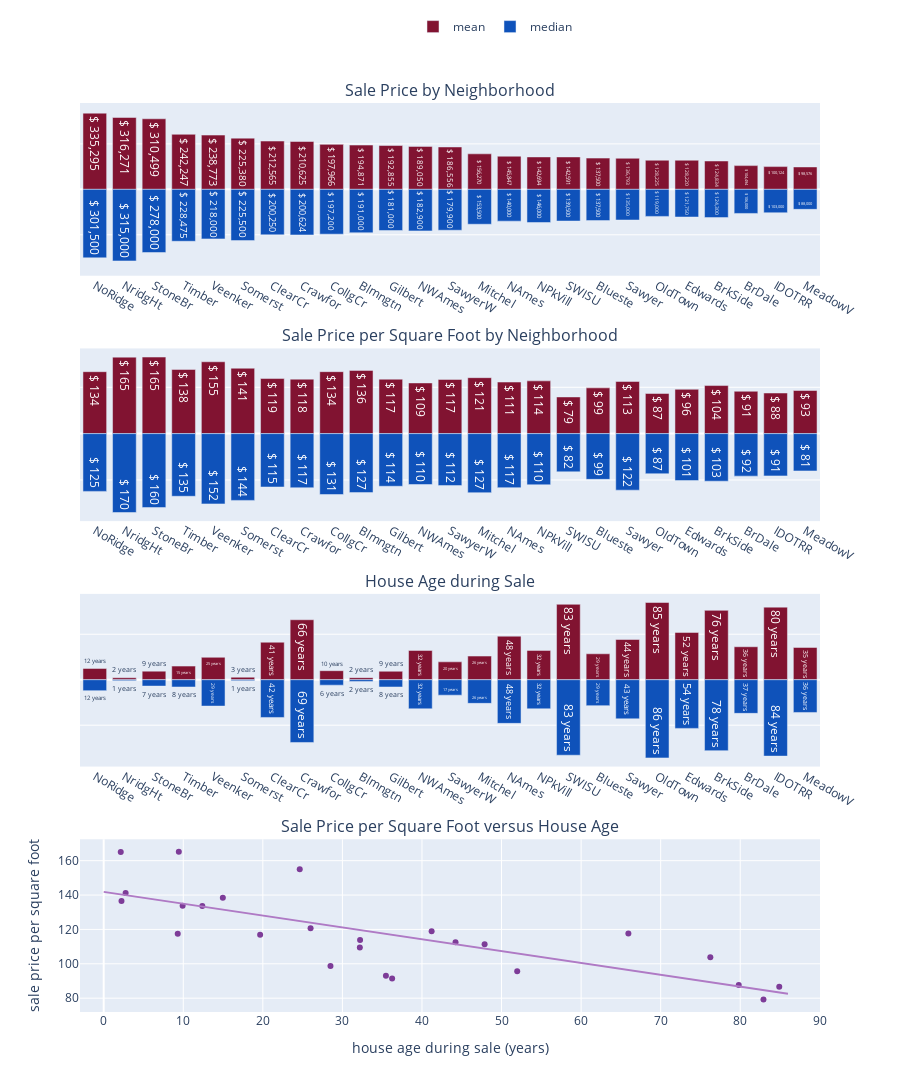

Write notebook code for a chart like this one.
### Code cell
linregress_result = linregress(x=house_neighborhood[("age_sold", "mean")], y=house_neighborhood["mean_scaled"])
linregress_result

dummy_x = [val for val in range(87)]
dummy_y = [linregress_result[0]*val + linregress_result[1] for val in dummy_x]

fig_eda_1 = make_subplots(rows=4, cols=1, 
                          subplot_titles=["Sale Price by Neighborhood", "Sale Price per Square Foot by Neighborhood",
                                          "House Age during Sale", "Sale Price per Square Foot versus House Age"],
                            vertical_spacing=0.08)

fig_eda_1.add_trace( go.Bar(y=house_neighborhood["sale_price"]["mean"], x=house_neighborhood["neighborhood"], orientation="v",
                        text=house_neighborhood["sale_price"]["mean"], texttemplate='$ %{text:,.0f}', marker_color="#811331",
                        showlegend=True, legendgroup="mean", name="mean"), 
                 row=1, col=1)

fig_eda_1.add_trace( go.Bar(y=-1*house_neighborhood["sale_price"]["median"], x=house_neighborhood["neighborhood"], orientation="v", 
                        text=house_neighborhood["sale_price"]["median"], texttemplate='$ %{text:,.0f}', 
                        marker_color="#0F52BA",
                        showlegend=True, legendgroup="median", name="median"), 
                 row=1, col=1)

fig_eda_1.add_trace( go.Bar(y=house_neighborhood["mean_scaled"], x=house_neighborhood["neighborhood"], orientation="v",
                        text=house_neighborhood["mean_scaled"], texttemplate='$ %{text:,.0f}', marker_color="#811331",
                        showlegend=False, legendgroup="mean", name="mean"), 
                 row=2, col=1)

fig_eda_1.add_trace( go.Bar(y=-1*house_neighborhood["median_scaled"], x=house_neighborhood["neighborhood"], orientation="v", 
                        text=house_neighborhood["median_scaled"], texttemplate='$ %{text:,.0f}', 
                        marker_color="#0F52BA",
                        showlegend=False, legendgroup="median", name="median"), 
                 row=2, col=1)

fig_eda_1.add_trace( go.Bar(y=house_neighborhood["age_sold"]["mean"], x=house_neighborhood["neighborhood"], orientation="v",
                        text=house_neighborhood["age_sold"]["mean"], texttemplate='%{text:,.0f} years', marker_color="#811331",
                        showlegend=False, legendgroup="mean", name="mean"), 
                 row=3, col=1)

fig_eda_1.add_trace( go.Bar(y=-1*house_neighborhood["age_sold"]["median"], x=house_neighborhood["neighborhood"], orientation="v", 
                        text=house_neighborhood["age_sold"]["median"], texttemplate='%{text:,.0f} years', 
                        marker_color="#0F52BA",
                        showlegend=False, legendgroup="median", name="median"), 
                 row=3, col=1)

fig_eda_1.add_trace( go.Scatter(x=house_neighborhood[("age_sold", "mean")], y=house_neighborhood["mean_scaled"], 
                                mode="markers", showlegend=False, marker=dict(color="#7D3C98")),
                    row=4, col=1)

fig_eda_1.add_trace( go.Scatter(x=dummy_x, y=dummy_y, mode="lines", showlegend=False, marker=dict(color="#AF7AC5")),
                    row=4, col=1)


fig_eda_1.update_yaxes(showticklabels=False)

fig_eda_1.update_xaxes(title_text="house age during sale (years)", row=4)
fig_eda_1.update_yaxes(title_text="sale price per square foot", showticklabels=True, row=4)

fig_eda_1.update_layout(height=1200, barmode="overlay", yaxis1=dict(range=[-380000, 380000]),
                        legend=dict(yanchor="top", y=1.1, xanchor="left", x=0.45, orientation="h"))

fig_eda_1.show()

### Figure 1 — Plotly figure (JSON) as saved in the notebook; plotly's stock layout.template omitted (floating-point values rounded to 4 significant figures)
{"data": [{"legendgroup": "mean", "marker": {"color": "#811331"}, "name": "mean", "orientation": "v", "showlegend": true, "text": [335300.0, 316300.0, 310499, 242200.0, 238800.0, 225400.0, 212600.0, 210600.0, 198000.0, 194900.0, 192900.0, 189100.0, 186600.0, 156300.0, 145800.0, 142700.0, 142600.0, 137500, 136800.0, 128200.0, 128200.0, 124800.0, 104500.0, 100100.0, 98580.0], "texttemplate": "$ %{text:,.0f}", "type": "bar", "x": ["NoRidge", "NridgHt", "StoneBr", "Timber", "Veenker", "Somerst", "ClearCr", "Crawfor", "CollgCr", "Blmngtn", "Gilbert", "NWAmes", "SawyerW", "Mitchel", "NAmes", "NPkVill", "SWISU", "Blueste", "Sawyer", "OldTown", "Edwards", "BrkSide", "BrDale", "IDOTRR", "MeadowV"], "xaxis": "x", "y": [335300.0, 316300.0, 310499, 242200.0, 238800.0, 225400.0, 212600.0, 210600.0, 198000.0, 194900.0, 192900.0, 189100.0, 186600.0, 156300.0, 145800.0, 142700.0, 142600.0, 137500, 136800.0, 128200.0, 128200.0, 124800.0, 104500.0, 100100.0, 98580.0], "yaxis": "y"}, {"legendgroup": "median", "marker": {"color": "#0F52BA"}, "name": "median", "orientation": "v", "showlegend": true, "text": [301500, 315000, 278000, 228475, 218000, 225500, 200250, 200624, 197200, 191000, 181000, 182900, 179900, 153500, 140000, 146000, 139500, 137500, 135000, 119000, 121750, 124300, 106000, 103000, 88000], "texttemplate": "$ %{text:,.0f}", "type": "bar", "x": ["NoRidge", "NridgHt", "StoneBr", "Timber", "Veenker", "Somerst", "ClearCr", "Crawfor", "CollgCr", "Blmngtn", "Gilbert", "NWAmes", "SawyerW", "Mitchel", "NAmes", "NPkVill", "SWISU", "Blueste", "Sawyer", "OldTown", "Edwards", "BrkSide", "BrDale", "IDOTRR", "MeadowV"], "xaxis": "x", "y": [-301500, -315000, -278000, -228475, -218000, -225500, -200250, -200624, -197200, -191000, -181000, -182900, -179900, -153500, -140000, -146000, -139500, -137500, -135000, -119000, -121750, -124300, -106000, -103000, -88000], "yaxis": "y"}, {"legendgroup": "mean", "marker": {"color": "#811331"}, "name": "mean", "orientation": "v", "showlegend": false, "text": [133.6, 165.1, 165.2, 138.5, 155.1, 141.2, 118.9, 117.6, 133.7, 136.5, 117.5, 109.4, 117.0, 120.7, 111.3, 113.9, 79.16, 98.74, 112.6, 86.65, 95.68, 103.8, 91.41, 87.65, 93.09], "texttemplate": "$ %{text:,.0f}", "type": "bar", "x": ["NoRidge", "NridgHt", "StoneBr", "Timber", "Veenker", "Somerst", "ClearCr", "Crawfor", "CollgCr", "Blmngtn", "Gilbert", "NWAmes", "SawyerW", "Mitchel", "NAmes", "NPkVill", "SWISU", "Blueste", "Sawyer", "OldTown", "Edwards", "BrkSide", "BrDale", "IDOTRR", "MeadowV"], "xaxis": "x2", "y": [133.6, 165.1, 165.2, 138.5, 155.1, 141.2, 118.9, 117.6, 133.7, 136.5, 117.5, 109.4, 117.0, 120.7, 111.3, 113.9, 79.16, 98.74, 112.6, 86.65, 95.68, 103.8, 91.41, 87.65, 93.09], "yaxis": "y2"}, {"legendgroup": "median", "marker": {"color": "#0F52BA"}, "name": "median", "orientation": "v", "showlegend": false, "text": [124.7, 170.3, 159.6, 135.2, 151.7, 144.1, 115.2, 116.8, 131.5, 127.3, 113.6, 109.9, 112.2, 127.5, 116.7, 110.4, 82.5, 98.74, 122.1, 86.61, 101.5, 102.7, 91.77, 91.31, 80.59], "texttemplate": "$ %{text:,.0f}", "type": "bar", "x": ["NoRidge", "NridgHt", "StoneBr", "Timber", "Veenker", "Somerst", "ClearCr", "Crawfor", "CollgCr", "Blmngtn", "Gilbert", "NWAmes", "SawyerW", "Mitchel", "NAmes", "NPkVill", "SWISU", "Blueste", "Sawyer", "OldTown", "Edwards", "BrkSide", "BrDale", "IDOTRR", "MeadowV"], "xaxis": "x2", "y": [-124.7, -170.3, -159.6, -135.2, -151.7, -144.1, -115.2, -116.8, -131.5, -127.3, -113.6, -109.9, -112.2, -127.5, -116.7, -110.4, -82.5, -98.74, -122.1, -86.61, -101.5, -102.7, -91.77, -91.31, -80.59], "yaxis": "y2"}, {"legendgroup": "mean", "marker": {"color": "#811331"}, "name": "mean", "orientation": "v", "showlegend": false, "text": [12.39, 2.143, 9.44, 14.97, 24.64, 2.756, 41.21, 65.94, 9.92, 2.235, 9.304, 32.19, 19.66, 26, 47.87, 32.22, 82.92, 28.5, 44.22, 84.9, 51.97, 76.24, 36.25, 79.81, 35.47], "texttemplate": "%{text:,.0f} years", "type": "bar", "x": ["NoRidge", "NridgHt", "StoneBr", "Timber", "Veenker", "Somerst", "ClearCr", "Crawfor", "CollgCr", "Blmngtn", "Gilbert", "NWAmes", "SawyerW", "Mitchel", "NAmes", "NPkVill", "SWISU", "Blueste", "Sawyer", "OldTown", "Edwards", "BrkSide", "BrDale", "IDOTRR", "MeadowV"], "xaxis": "x3", "y": [12.39, 2.143, 9.44, 14.97, 24.64, 2.756, 41.21, 65.94, 9.92, 2.235, 9.304, 32.19, 19.66, 26, 47.87, 32.22, 82.92, 28.5, 44.22, 84.9, 51.97, 76.24, 36.25, 79.81, 35.47], "yaxis": "y3"}, {"legendgroup": "median", "marker": {"color": "#0F52BA"}, "name": "median", "orientation": "v", "showlegend": false, "text": [12, 1, 7, 8, 29, 1, 41.5, 69, 6, 2, 8, 32, 17, 26, 48, 32, 83, 28.5, 43, 86, 53.5, 78, 37, 84, 36], "texttemplate": "%{text:,.0f} years", "type": "bar", "x": ["NoRidge", "NridgHt", "StoneBr", "Timber", "Veenker", "Somerst", "ClearCr", "Crawfor", "CollgCr", "Blmngtn", "Gilbert", "NWAmes", "SawyerW", "Mitchel", "NAmes", "NPkVill", "SWISU", "Blueste", "Sawyer", "OldTown", "Edwards", "BrkSide", "BrDale", "IDOTRR", "MeadowV"], "xaxis": "x3", "y": [-12, -1, -7, -8, -29, -1, -41.5, -69, -6, -2, -8, -32, -17, -26, -48, -32, -83, -28.5, -43, -86, -53.5, -78, -37, -84, -36], "yaxis": "y3"}, {"marker": {"color": "#7D3C98"}, "mode": "markers", "showlegend": false, "type": "scatter", "x": [12.39, 2.143, 9.44, 14.97, 24.64, 2.756, 41.21, 65.94, 9.92, 2.235, 9.304, 32.19, 19.66, 26, 47.87, 32.22, 82.92, 28.5, 44.22, 84.9, 51.97, 76.24, 36.25, 79.81, 35.47], "xaxis": "x4", "y": [133.6, 165.1, 165.2, 138.5, 155.1, 141.2, 118.9, 117.6, 133.7, 136.5, 117.5, 109.4, 117.0, 120.7, 111.3, 113.9, 79.16, 98.74, 112.6, 86.65, 95.68, 103.8, 91.41, 87.65, 93.09], "yaxis": "y4"}, {"marker": {"color": "#AF7AC5"}, "mode": "lines", "showlegend": false, "type": "scatter", "x": [0, 1, 2, 3, 4, 5, 6, 7, 8, 9, 10, 11, 12, 13, 14, 15, 16, 17, 18, 19, 20, 21, 22, 23, 24, 25, 26, 27, 28, 29, 30, 31, 32, 33, 34, 35, 36, 37, 38, 39, 40, 41, 42, 43, 44, 45, 46, 47, 48, 49, 50, 51, 52, 53, 54, 55, 56, 57, 58, 59, 60, 61, 62, 63, 64, 65, 66, 67, 68, 69, 70, 71, 72, 73, 74, 75, 76, 77, 78, 79, 80, 81, 82, 83, 84, 85, 86], "xaxis": "x4", "y": [141.8, 141.2, 140.5, 139.8, 139.1, 138.4, 137.7, 137.0, 136.3, 135.6, 134.9, 134.3, 133.6, 132.9, 132.2, 131.5, 130.8, 130.1, 129.4, 128.7, 128.1, 127.4, 126.7, 126.0, 125.3, 124.6, 123.9, 123.2, 122.5, 121.8, 121.2, 120.5, 119.8, 119.1, 118.4, 117.7, 117.0, 116.3, 115.6, 114.9, 114.3, 113.6, 112.9, 112.2, 111.5, 110.8, 110.1, 109.4, 108.7, 108.0, 107.4, 106.7, 106.0, 105.3, 104.6, 103.9, 103.2, 102.5, 101.8, 101.1, 100.5, 99.77, 99.08, 98.39, 97.7, 97.01, 96.32, 95.63, 94.94, 94.25, 93.56, 92.87, 92.18, 91.49, 90.8, 90.11, 89.42, 88.73, 88.04, 87.35, 86.66, 85.97, 85.28, 84.59, 83.9, 83.21, 82.52], "yaxis": "y4"}], "layout": {"annotations": [{"font": {"size": 16}, "showarrow": false, "text": "Sale Price by Neighborhood", "x": 0.5, "xanchor": "center", "xref": "paper", "y": 1, "yanchor": "bottom", "yref": "paper"}, {"font": {"size": 16}, "showarrow": false, "text": "Sale Price per Square Foot by Neighborhood", "x": 0.5, "xanchor": "center", "xref": "paper", "y": 0.73, "yanchor": "bottom", "yref": "paper"}, {"font": {"size": 16}, "showarrow": false, "text": "House Age during Sale", "x": 0.5, "xanchor": "center", "xref": "paper", "y": 0.46, "yanchor": "bottom", "yref": "paper"}, {"font": {"size": 16}, "showarrow": false, "text": "Sale Price per Square Foot versus House Age", "x": 0.5, "xanchor": "center", "xref": "paper", "y": 0.19, "yanchor": "bottom", "yref": "paper"}], "barmode": "overlay", "height": 1200, "legend": {"orientation": "h", "x": 0.45, "xanchor": "left", "y": 1.1, "yanchor": "top"}, "xaxis": {"anchor": "y", "domain": [0, 1]}, "xaxis2": {"anchor": "y2", "domain": [0, 1]}, "xaxis3": {"anchor": "y3", "domain": [0, 1]}, "xaxis4": {"anchor": "y4", "domain": [0, 1], "title": {"text": "house age during sale (years)"}}, "yaxis": {"anchor": "x", "domain": [0.81, 1], "range": [-380000, 380000], "showticklabels": false}, "yaxis2": {"anchor": "x2", "domain": [0.54, 0.73], "showticklabels": false}, "yaxis3": {"anchor": "x3", "domain": [0.27, 0.46], "showticklabels": false}, "yaxis4": {"anchor": "x4", "domain": [0, 0.19], "showticklabels": true, "title": {"text": "sale price per square foot"}}}}
